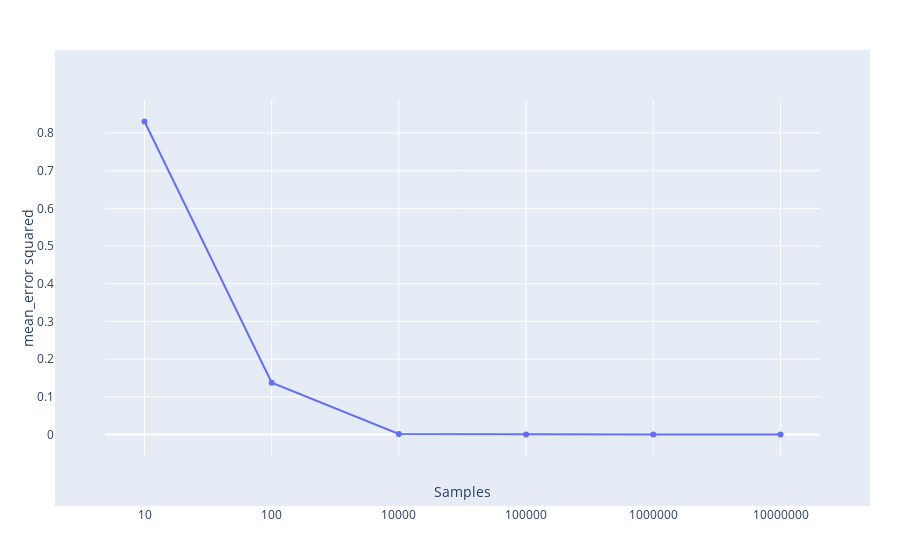
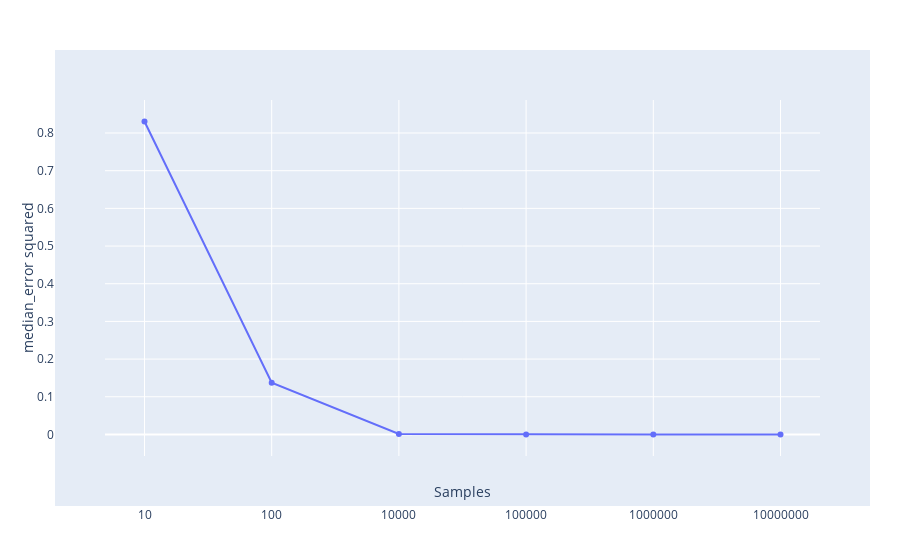

Write notebook code for charts like these, in order.
### Code cell
#Matthias Pijarowski Graphen:
for colname in ["mean_error", "median_error", "std_error", "emp_error"]:
    fig = plotly.graph_objs.Figure()
    fig.add_trace(plotly.graph_objs.Scatter(y=err_df[colname], x=err_df['samples'], mode='lines+markers'))
    fig.update_layout(xaxis_type='category',
                      xaxis_title="Samples",
                      yaxis_title=f"{colname} squared",
                      margin=dict(
                          pad=50
                      ),
                 )
    fig.show()

### Figure 1 — Plotly figure (JSON) as saved in the notebook; plotly's stock layout.template omitted (floating-point values rounded to 4 significant figures)
{"data": [{"mode": "lines+markers", "type": "scatter", "x": ["10", "100", "10000", "100000", "1000000", "10000000"], "y": [0.8304, 0.1371, 0.001364, 5.442e-05, 1.659e-05, 3.306e-08]}], "layout": {"margin": {"pad": 50}, "xaxis": {"title": {"text": "Samples"}, "type": "category"}, "yaxis": {"title": {"text": "mean_error squared"}}}}

### Figure 2 — Plotly figure (JSON) as saved in the notebook; plotly's stock layout.template omitted (floating-point values rounded to 4 significant figures)
{"data": [{"mode": "lines+markers", "type": "scatter", "x": ["10", "100", "10000", "100000", "1000000", "10000000"], "y": [0.8304, 0.1371, 0.001364, 5.442e-05, 1.659e-05, 3.306e-08]}], "layout": {"margin": {"pad": 50}, "xaxis": {"title": {"text": "Samples"}, "type": "category"}, "yaxis": {"title": {"text": "median_error squared"}}}}
